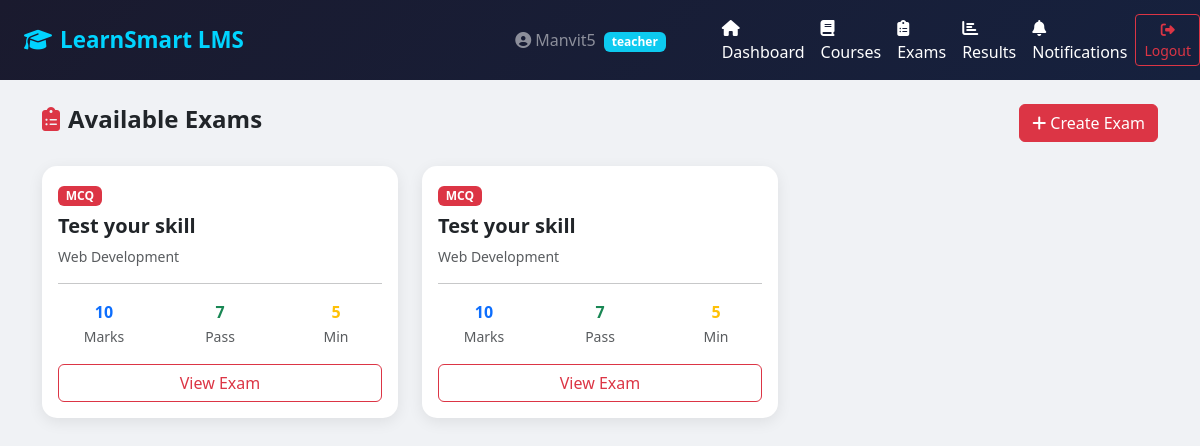
Page /exams/ (signed in) on the committed database.
### accounts/models.py (models this page shows, shortened)
class CustomUser(AbstractUser):
    ROLE_CHOICES = [
        ('student', 'Student'),
        ('teacher', 'Teacher'),
        ('admin',   'Admin'),
    ]
    role        = models.CharField(max_length=10, choices=ROLE_CHOICES, default='student')
    phone       = models.CharField(max_length=15, blank=True)
    profile_pic = models.ImageField(upload_to='profiles/', blank=True, null=True)
    is_verified = models.BooleanField(default=False)
    created_at  = models.DateTimeField(auto_now_add=True)

### exams/models.py (models this page shows, shortened)
class Exam(models.Model):
    TYPE_CHOICES = [
        ('mcq', 'Multiple Choice'),
        ('true_false', 'True / False'),
        ('mixed', 'Mixed'),
    ]
    course            = models.ForeignKey('courses.Course', on_delete=models.CASCADE, related_name='exams')
    title             = models.CharField(max_length=200)
    description       = models.TextField(blank=True)
    exam_type         = models.CharField(max_length=12, choices=TYPE_CHOICES, default='mcq')
    total_marks       = models.PositiveIntegerField(default=100)
    pass_marks        = models.PositiveIntegerField(default=40)
    duration_min      = models.PositiveIntegerField(default=60)
    start_time        = models.DateTimeField()
    end_time          = models.DateTimeField()
    is_published      = models.BooleanField(default=False)
    shuffle_questions = models.BooleanField(default=True)
    created_by        = models.ForeignKey('accounts.CustomUser', on_delete=models.CASCADE, related_name='exams_created')
    created_at        = models.DateTimeField(auto_now_add=True)

### courses/models.py (models this page shows, shortened)
class Course(models.Model):
    LEVEL_CHOICES = [
        ('beginner', 'Beginner'),
        ('intermediate', 'Intermediate'),
        ('advanced', 'Advanced'),
    ]
    title        = models.CharField(max_length=200)
    description  = models.TextField()
    thumbnail    = models.ImageField(upload_to='courses/', blank=True, null=True)
    teacher      = models.ForeignKey('accounts.CustomUser', on_delete=models.CASCADE, related_name='courses_taught')
    level        = models.CharField(max_length=15, choices=LEVEL_CHOICES, default='beginner')
    price        = models.DecimalField(max_digits=8, decimal_places=2, default=0.00)
    is_free      = models.BooleanField(default=True)
    is_published = models.BooleanField(default=False)
    created_at   = models.DateTimeField(auto_now_add=True)

### exams/views.py (the view)
# urls.py: path('',                         views.exam_list,     name='exam_list'),
@login_required
def exam_list(request):
    exams = Exam.objects.filter(is_published=True)
    return render(request, 'exams/exam_list.html', {'exams': exams})

### templates/exams/exam_list.html (shortened to what this page needs)
{% extends 'base.html' %}
{% block content %}
<div class="container py-4">
    <div class="d-flex justify-content-between align-items-center mb-4">
        <h4 class="fw-bold"><i class="fas fa-clipboard-list me-2 text-danger"></i>Available Exams</h4>
        {% if user.role == 'teacher' %}
        <a href="{% url 'create_exam' %}" class="btn btn-danger">
            <i class="fas fa-plus me-1"></i>Create Exam
        </a>
        {% endif %}
    </div>
    <div class="row g-4">
        {% for exam in exams %}
        <div class="col-md-4">
            <div class="card h-100">
                <div class="card-body">
                    <span class="badge bg-danger mb-2">{{ exam.exam_type|upper }}</span>
                    <h5 class="fw-bold">{{ exam.title }}</h5>
                    <p class="text-muted small">{{ exam.course.title }}</p>
                    <hr>
                    <div class="row text-center">
                        <div class="col-4">
                            <div class="fw-bold text-primary">{{ exam.total_marks }}</div>
                            <small class="text-muted">Marks</small>
                        </div>
                        <div class="col-4">
                            <div class="fw-bold text-success">{{ exam.pass_marks }}</div>
                            <small class="text-muted">Pass</small>
                        </div>
                        <div class="col-4">
                            <div class="fw-bold text-warning">{{ exam.duration_min }}</div>
                            <small class="text-muted">Min</small>
                        </div>
                    </div>
                    <a href="{% url 'exam_detail' exam.pk %}" class="btn btn-outline-danger w-100 mt-3">
                        View Exam
                    </a>
                </div>
            </div>
        </div>
        {% empty %}
        <div class="col-12 text-center text-muted py-5">
            <i class="fas fa-clipboard fa-4x mb-3 d-block"></i>
            <p>No exams available yet.</p>
        </div>
        {% endfor %}
    </div>
</div>
{% endblock %}

### templates/base.html (shortened to what this page needs)
<!DOCTYPE html>
<html lang="en">
<head>
    <link href="https://cdn.jsdelivr.net/npm/bootstrap@5.3.0/dist/css/bootstrap.min.css" rel="stylesheet">
    <link href="https://cdnjs.cloudflare.com/ajax/libs/font-awesome/6.4.0/css/all.min.css" rel="stylesheet">
</head>
<body>
<nav class="navbar navbar-expand-lg navbar-dark">
    <div class="container-fluid px-4">
        <a class="navbar-brand" href="{% url 'dashboard' %}">
            <i class="fas fa-graduation-cap me-2"></i>LearnSmart LMS
        </a>
        {% if user.is_authenticated %}
        <div class="ms-auto d-flex align-items-center gap-3">
            <span class="text-white-50">
                <i class="fas fa-user-circle me-1"></i>{{ user.username }}
                <span class="badge bg-info ms-1">{{ user.role }}</span>
            </span>
        </div>
        {% endif %}
    </div>
    {% if user.is_authenticated %}
<div class="collapse navbar-collapse" id="navMenu">
    <ul class="navbar-nav me-auto ms-4">
        <li class="nav-item">
            <a class="nav-link text-white" href="{% url 'dashboard' %}">
                <i class="fas fa-home me-1"></i>Dashboard
            </a>
        </li>
        <li class="nav-item">
            <a class="nav-link text-white" href="{% url 'course_list' %}">
                <i class="fas fa-book me-1"></i>Courses
            </a>
        </li>
        <li class="nav-item">
            <a class="nav-link text-white" href="{% url 'exam_list' %}">
                <i class="fas fa-clipboard-list me-1"></i>Exams
            </a>
        </li>
        <li class="nav-item">
            <a class="nav-link text-white" href="{% url 'my_results' %}">
                <i class="fas fa-chart-bar me-1"></i>Results
            </a>
        </li>
        <li class="nav-item">
            <a class="nav-link text-white" href="{% url 'notifications' %}">
                <i class="fas fa-bell me-1"></i>Notifications
            </a>
        </li>
    </ul>
</div>
    <a href="{% url 'logout' %}" class="btn btn-sm btn-outline-danger">
                <i class="fas fa-sign-out-alt"></i> Logout
            </a>
{% endif %}
</nav>
{% block content %}{% endblock %}
</body>
</html>

### templates/base.html (style rules this page uses)
body { background-color: #f0f2f5; }
.navbar { background: linear-gradient(135deg, #1a1a2e, #16213e); }
.navbar-brand { font-weight: 700; font-size: 1.4rem; color: #00d4ff !important; }
.card { border: none; border-radius: 15px; box-shadow: 0 4px 15px rgba(0,0,0,0.08); }

### rows in the picture
CustomUser: username "Manvit5", role "teacher"
Exam: exam_type "MCQ", title "Test your skill", course "Web Development", total_marks "10", pass_marks "7", duration_min "5"
Exam: exam_type "MCQ", title "Test your skill", course "Web Development", total_marks "10", pass_marks "7", duration_min "5"
